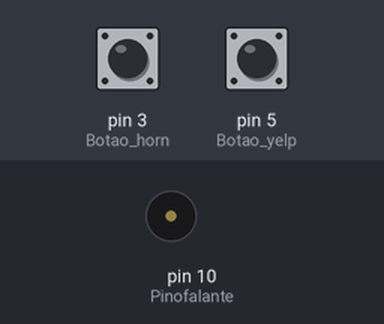
A sketch run on a simulated Arduino Uno, built with avr-gcc and run on an emulated ATmega328P. Shown: buzzer (waves = sounding). Inputs (shaded band) come from the test bench; at power-on: pin 3 (Botao_horn) HIGH, pin 5 (Botao_yelp) HIGH.

Above: at 1.2 s.
1.3 s: pin 3 (Botao_horn) pulled LOW for 0.15 s
Timing chart, 0 to 1.5 s (numbered marks = the images above; inputs shaded):
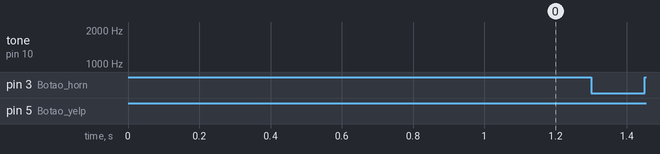

The sketch:

sirene_2tons_bounce_pullup_MAIO2017.ino
```cpp
// projeto final sirene 02 tons (horn hi-yelp)
// finalizado dia 29/04/2017 - 08:30
// desenvolvedor: Noberto Maciel

#include <NewTone.h>
#include <Bounce2.h>

#define tempo 10
#define intervalo 50

int frequencia = 0;
int Pinofalante = 10; // pino utilizado na placa eh o 10 para testes com micro speaker utilizar o pino 11
int Botao_horn = 3; // aciona o horn - pino 3
int Botao_yelp = 5; // aciona/desaciona yelp - pino 5
int estado=0;  // guarda o valor 0 ou 1 (HIGH ou LOW)
int val1 = HIGH;
int val2 = HIGH;

Bounce debouncer_horn = Bounce();
Bounce debouncer_yelp = Bounce();


void setup()
{
  pinMode(Pinofalante,OUTPUT); //Pino do buzzer
  pinMode(Botao_horn,INPUT_PULLUP); //Pino do Botao_horn
  pinMode(Botao_yelp,INPUT_PULLUP); //Pino do Botao_yelp

  debouncer_horn.attach(Botao_horn);       // Informa que o tratamento de debouce será feito no pino horn;
  debouncer_yelp.attach(Botao_yelp);       // Informa que o tratamento de debouce será feito no pino yelp;
  debouncer_horn.interval(intervalo);             // Seta o intervalo de trepidação;
  debouncer_yelp.interval(intervalo);             // Seta o intervalo de trepidação;
}

void loop()
{
  int sirene; // declara a varivel da funcao de sirene
  debouncer_horn.update();        // Executa o algorítimo de tratamento;
  debouncer_yelp.update();        // Executa o algorítimo de tratamento;
  int val1 = debouncer_horn.read();  // Lê o valor tratado do botão;
  int val2 = debouncer_yelp.read();  // Lê o valor tratado do botão;


  // o Botao_horn pressionado em negativo, positivo no resistor
  if (val1 == LOW) {
         sirene = sirene_0(); // executa o horn

  }

  if (val2 == LOW) {
    sirene = sirene_1();
  }

}
  // sirene horn (padrao de 29-01-2017 = 450 a 1200)
  int sirene_0(){
     for (frequencia = 550; frequencia <= 1300; frequencia += 5)
     {
      NewTone(Pinofalante, frequencia, tempo);
        if (debouncer_horn.read() == HIGH) { // se o Botao_horn foi solto, interrompa a funcao
          return 0;
        }
     }
  }

  // sirene yelp com interrupcao no Botao_horn  (padrao de 29-01-2017 = 300 a 1900)
  int sirene_1(){
     for (frequencia = 300; frequencia < 1900; frequencia += 2)
     {
        // parada atraves do Botao_horn
        if (debouncer_horn.read() == LOW) { // se botao horn foi pressionado enquanto yelp ativo
          return 0;
        }
       NewTone(Pinofalante, frequencia, tempo);
     }

     for (frequencia = 1900; frequencia > 300; frequencia -= 2)
     {
        // parada atraves do Botao_horn
        if (debouncer_horn.read() == LOW) { // se botao horn foi pressionado enquanto yelp ativo
          return 0;
        }
       NewTone(Pinofalante, frequencia, tempo);

     }
  }
```
